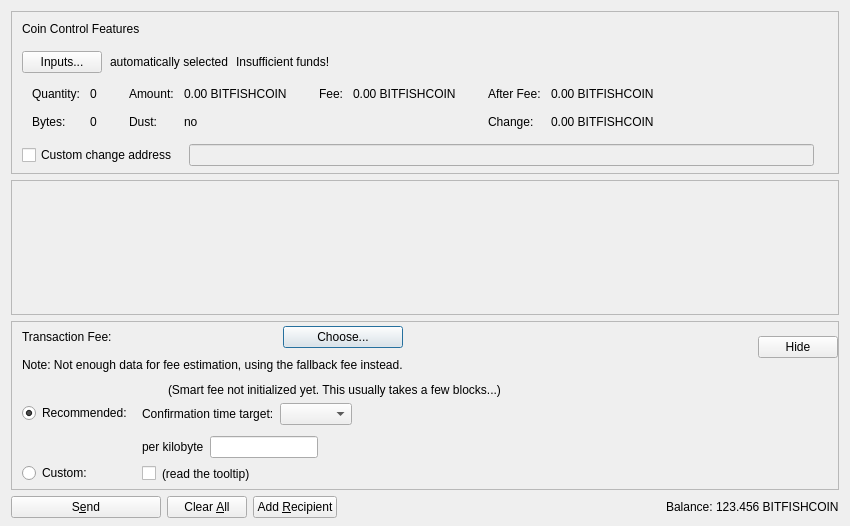
<?xml version="1.0" encoding="UTF-8"?>
<ui version="4.0">
 <class>SendCoinsDialog</class>
 <widget class="QDialog" name="SendCoinsDialog">
  <property name="geometry">
   <rect>
    <x>0</x>
    <y>0</y>
    <width>850</width>
    <height>526</height>
   </rect>
  </property>
  <property name="windowTitle">
   <string>Send Coins</string>
  </property>
  <layout class="QVBoxLayout" name="verticalLayout" stretch="0,1,0,0">
   <property name="bottomMargin">
    <number>8</number>
   </property>
   <item>
    <widget class="QFrame" name="frameCoinControl">
     <property name="sizePolicy">
      <sizepolicy hsizetype="Expanding" vsizetype="Expanding">
       <horstretch>0</horstretch>
       <verstretch>0</verstretch>
      </sizepolicy>
     </property>
     <property name="maximumSize">
      <size>
       <width>16777215</width>
       <height>16777215</height>
      </size>
     </property>
     <property name="frameShape">
      <enum>QFrame::StyledPanel</enum>
     </property>
     <property name="frameShadow">
      <enum>QFrame::Sunken</enum>
     </property>
     <layout class="QVBoxLayout" name="verticalLayoutCoinControl2">
      <property name="spacing">
       <number>0</number>
      </property>
      <property name="leftMargin">
       <number>0</number>
      </property>
      <property name="topMargin">
       <number>0</number>
      </property>
      <property name="rightMargin">
       <number>0</number>
      </property>
      <property name="bottomMargin">
       <number>6</number>
      </property>
      <item>
       <layout class="QVBoxLayout" name="verticalLayoutCoinControl" stretch="0,0,0,0,1">
        <property name="spacing">
         <number>0</number>
        </property>
        <property name="leftMargin">
         <number>10</number>
        </property>
        <property name="topMargin">
         <number>10</number>
        </property>
        <item>
         <layout class="QHBoxLayout" name="horizontalLayoutCoinControl1">
          <property name="bottomMargin">
           <number>15</number>
          </property>
          <item>
           <widget class="QLabel" name="labelCoinControlFeatures">
            <property name="sizePolicy">
             <sizepolicy hsizetype="Preferred" vsizetype="Maximum">
              <horstretch>0</horstretch>
              <verstretch>0</verstretch>
             </sizepolicy>
            </property>
            <property name="text">
             <string>Coin Control Features</string>
            </property>
           </widget>
          </item>
         </layout>
        </item>
        <item>
         <layout class="QHBoxLayout" name="horizontalLayoutCoinControl2" stretch="0,0,0,0">
          <property name="spacing">
           <number>8</number>
          </property>
          <property name="bottomMargin">
           <number>10</number>
          </property>
          <item>
           <widget class="QPushButton" name="pushButtonCoinControl">
            <property name="styleSheet">
             <string notr="true"/>
            </property>
            <property name="text">
             <string>Inputs...</string>
            </property>
            <property name="autoDefault">
             <bool>false</bool>
            </property>
           </widget>
          </item>
          <item>
           <widget class="QLabel" name="labelCoinControlAutomaticallySelected">
            <property name="text">
             <string>automatically selected</string>
            </property>
            <property name="margin">
             <number>5</number>
            </property>
           </widget>
          </item>
          <item>
           <widget class="QLabel" name="labelCoinControlInsuffFunds">
            <property name="text">
             <string>Insufficient funds!</string>
            </property>
            <property name="margin">
             <number>5</number>
            </property>
           </widget>
          </item>
          <item>
           <spacer name="horizontalSpacerCoinControl">
            <property name="orientation">
             <enum>Qt::Horizontal</enum>
            </property>
            <property name="sizeHint" stdset="0">
             <size>
              <width>40</width>
              <height>1</height>
             </size>
            </property>
           </spacer>
          </item>
         </layout>
        </item>
        <item>
         <widget class="QWidget" name="widgetCoinControl" native="true">
          <property name="sizePolicy">
           <sizepolicy hsizetype="Preferred" vsizetype="Preferred">
            <horstretch>0</horstretch>
            <verstretch>0</verstretch>
           </sizepolicy>
          </property>
          <property name="minimumSize">
           <size>
            <width>0</width>
            <height>0</height>
           </size>
          </property>
          <property name="styleSheet">
           <string notr="true"/>
          </property>
          <layout class="QHBoxLayout" name="horizontalLayoutCoinControl5">
           <property name="leftMargin">
            <number>0</number>
           </property>
           <property name="topMargin">
            <number>0</number>
           </property>
           <property name="rightMargin">
            <number>0</number>
           </property>
           <property name="bottomMargin">
            <number>0</number>
           </property>
           <item>
            <layout class="QHBoxLayout" name="horizontalLayoutCoinControl3" stretch="0,0,0,1">
             <property name="spacing">
              <number>20</number>
             </property>
             <property name="topMargin">
              <number>0</number>
             </property>
             <property name="bottomMargin">
              <number>10</number>
             </property>
             <item>
              <layout class="QFormLayout" name="formLayoutCoinControl1">
               <property name="horizontalSpacing">
                <number>10</number>
               </property>
               <property name="verticalSpacing">
                <number>14</number>
               </property>
               <property name="leftMargin">
                <number>10</number>
               </property>
               <property name="topMargin">
                <number>4</number>
               </property>
               <property name="rightMargin">
                <number>6</number>
               </property>
               <item row="0" column="0">
                <widget class="QLabel" name="labelCoinControlQuantityText">
                 <property name="text">
                  <string>Quantity:</string>
                 </property>
                 <property name="margin">
                  <number>0</number>
                 </property>
                </widget>
               </item>
               <item row="0" column="1">
                <widget class="QLabel" name="labelCoinControlQuantity">
                 <property name="cursor">
                  <cursorShape>IBeamCursor</cursorShape>
                 </property>
                 <property name="contextMenuPolicy">
                  <enum>Qt::ActionsContextMenu</enum>
                 </property>
                 <property name="text">
                  <string notr="true">0</string>
                 </property>
                 <property name="margin">
                  <number>0</number>
                 </property>
                 <property name="textInteractionFlags">
                  <set>Qt::LinksAccessibleByMouse|Qt::TextSelectableByKeyboard|Qt::TextSelectableByMouse</set>
                 </property>
                </widget>
               </item>
               <item row="1" column="0">
                <widget class="QLabel" name="labelCoinControlBytesText">
                 <property name="text">
                  <string>Bytes:</string>
                 </property>
                </widget>
               </item>
               <item row="1" column="1">
                <widget class="QLabel" name="labelCoinControlBytes">
                 <property name="cursor">
                  <cursorShape>IBeamCursor</cursorShape>
                 </property>
                 <property name="contextMenuPolicy">
                  <enum>Qt::ActionsContextMenu</enum>
                 </property>
                 <property name="text">
                  <string notr="true">0</string>
                 </property>
                 <property name="textInteractionFlags">
                  <set>Qt::LinksAccessibleByMouse|Qt::TextSelectableByKeyboard|Qt::TextSelectableByMouse</set>
                 </property>
                </widget>
               </item>
              </layout>
             </item>
             <item>
              <layout class="QFormLayout" name="formLayoutCoinControl2">
               <property name="horizontalSpacing">
                <number>10</number>
               </property>
               <property name="verticalSpacing">
                <number>14</number>
               </property>
               <property name="leftMargin">
                <number>6</number>
               </property>
               <property name="topMargin">
                <number>4</number>
               </property>
               <property name="rightMargin">
                <number>6</number>
               </property>
               <item row="0" column="0">
                <widget class="QLabel" name="labelCoinControlAmountText">
                 <property name="text">
                  <string>Amount:</string>
                 </property>
                 <property name="margin">
                  <number>0</number>
                 </property>
                </widget>
               </item>
               <item row="0" column="1">
                <widget class="QLabel" name="labelCoinControlAmount">
                 <property name="cursor">
                  <cursorShape>IBeamCursor</cursorShape>
                 </property>
                 <property name="contextMenuPolicy">
                  <enum>Qt::ActionsContextMenu</enum>
                 </property>
                 <property name="text">
                  <string notr="true">0.00 BITFISHCOIN</string>
                 </property>
                 <property name="textInteractionFlags">
                  <set>Qt::LinksAccessibleByMouse|Qt::TextSelectableByKeyboard|Qt::TextSelectableByMouse</set>
                 </property>
                </widget>
               </item>
               <item row="1" column="0">
                <widget class="QLabel" name="labelCoinControlLowOutputText">
                 <property name="text">
                  <string>Dust:</string>
                 </property>
                </widget>
               </item>
               <item row="1" column="1">
                <widget class="QLabel" name="labelCoinControlLowOutput">
                 <property name="cursor">
                  <cursorShape>IBeamCursor</cursorShape>
                 </property>
                 <property name="contextMenuPolicy">
                  <enum>Qt::ActionsContextMenu</enum>
                 </property>
                 <property name="text">
                  <string notr="true">no</string>
                 </property>
                 <property name="textInteractionFlags">
                  <set>Qt::LinksAccessibleByMouse|Qt::TextSelectableByKeyboard|Qt::TextSelectableByMouse</set>
                 </property>
                </widget>
               </item>
              </layout>
             </item>
             <item>
              <layout class="QFormLayout" name="formLayoutCoinControl3">
               <property name="horizontalSpacing">
                <number>10</number>
               </property>
               <property name="verticalSpacing">
                <number>14</number>
               </property>
               <property name="leftMargin">
                <number>6</number>
               </property>
               <property name="topMargin">
                <number>4</number>
               </property>
               <property name="rightMargin">
                <number>6</number>
               </property>
               <item row="0" column="0">
                <widget class="QLabel" name="labelCoinControlFeeText">
                 <property name="text">
                  <string>Fee:</string>
                 </property>
                 <property name="margin">
                  <number>0</number>
                 </property>
                </widget>
               </item>
               <item row="0" column="1">
                <widget class="QLabel" name="labelCoinControlFee">
                 <property name="cursor">
                  <cursorShape>IBeamCursor</cursorShape>
                 </property>
                 <property name="contextMenuPolicy">
                  <enum>Qt::ActionsContextMenu</enum>
                 </property>
                 <property name="text">
                  <string notr="true">0.00 BITFISHCOIN</string>
                 </property>
                 <property name="textInteractionFlags">
                  <set>Qt::LinksAccessibleByMouse|Qt::TextSelectableByKeyboard|Qt::TextSelectableByMouse</set>
                 </property>
                </widget>
               </item>
              </layout>
             </item>
             <item>
              <layout class="QFormLayout" name="formLayoutCoinControl4">
               <property name="horizontalSpacing">
                <number>10</number>
               </property>
               <property name="verticalSpacing">
                <number>14</number>
               </property>
               <property name="leftMargin">
                <number>6</number>
               </property>
               <property name="topMargin">
                <number>4</number>
               </property>
               <property name="rightMargin">
                <number>6</number>
               </property>
               <item row="0" column="0">
                <widget class="QLabel" name="labelCoinControlAfterFeeText">
                 <property name="text">
                  <string>After Fee:</string>
                 </property>
                 <property name="margin">
                  <number>0</number>
                 </property>
                </widget>
               </item>
               <item row="0" column="1">
                <widget class="QLabel" name="labelCoinControlAfterFee">
                 <property name="cursor">
                  <cursorShape>IBeamCursor</cursorShape>
                 </property>
                 <property name="contextMenuPolicy">
                  <enum>Qt::ActionsContextMenu</enum>
                 </property>
                 <property name="text">
                  <string notr="true">0.00 BITFISHCOIN</string>
                 </property>
                 <property name="textInteractionFlags">
                  <set>Qt::LinksAccessibleByMouse|Qt::TextSelectableByKeyboard|Qt::TextSelectableByMouse</set>
                 </property>
                </widget>
               </item>
               <item row="1" column="0">
                <widget class="QLabel" name="labelCoinControlChangeText">
                 <property name="text">
                  <string>Change:</string>
                 </property>
                </widget>
               </item>
               <item row="1" column="1">
                <widget class="QLabel" name="labelCoinControlChange">
                 <property name="cursor">
                  <cursorShape>IBeamCursor</cursorShape>
                 </property>
                 <property name="contextMenuPolicy">
                  <enum>Qt::ActionsContextMenu</enum>
                 </property>
                 <property name="text">
                  <string notr="true">0.00 BITFISHCOIN</string>
                 </property>
                 <property name="textInteractionFlags">
                  <set>Qt::LinksAccessibleByMouse|Qt::TextSelectableByKeyboard|Qt::TextSelectableByMouse</set>
                 </property>
                </widget>
               </item>
              </layout>
             </item>
            </layout>
           </item>
          </layout>
         </widget>
        </item>
        <item>
         <layout class="QHBoxLayout" name="horizontalLayoutCoinControl4" stretch="0,0,0">
          <property name="spacing">
           <number>12</number>
          </property>
          <property name="sizeConstraint">
           <enum>QLayout::SetDefaultConstraint</enum>
          </property>
          <property name="topMargin">
           <number>5</number>
          </property>
          <property name="rightMargin">
           <number>5</number>
          </property>
          <item>
           <widget class="QCheckBox" name="checkBoxCoinControlChange">
            <property name="toolTip">
             <string>If this is activated, but the change address is empty or invalid, change will be sent to a newly generated address.</string>
            </property>
            <property name="text">
             <string>Custom change address</string>
            </property>
           </widget>
          </item>
          <item>
           <widget class="QValidatedLineEdit" name="lineEditCoinControlChange">
            <property name="enabled">
             <bool>false</bool>
            </property>
            <property name="sizePolicy">
             <sizepolicy hsizetype="Expanding" vsizetype="Fixed">
              <horstretch>0</horstretch>
              <verstretch>0</verstretch>
             </sizepolicy>
            </property>
           </widget>
          </item>
          <item>
           <widget class="QLabel" name="labelCoinControlChangeLabel">
            <property name="sizePolicy">
             <sizepolicy hsizetype="Preferred" vsizetype="Expanding">
              <horstretch>0</horstretch>
              <verstretch>0</verstretch>
             </sizepolicy>
            </property>
            <property name="minimumSize">
             <size>
              <width>0</width>
              <height>0</height>
             </size>
            </property>
            <property name="text">
             <string/>
            </property>
            <property name="margin">
             <number>3</number>
            </property>
           </widget>
          </item>
         </layout>
        </item>
        <item>
         <spacer name="verticalSpacerCoinControl">
          <property name="orientation">
           <enum>Qt::Vertical</enum>
          </property>
          <property name="sizeHint" stdset="0">
           <size>
            <width>800</width>
            <height>1</height>
           </size>
          </property>
         </spacer>
        </item>
       </layout>
      </item>
     </layout>
    </widget>
   </item>
   <item>
    <widget class="QScrollArea" name="scrollArea">
     <property name="widgetResizable">
      <bool>true</bool>
     </property>
     <widget class="QWidget" name="scrollAreaWidgetContents">
      <property name="geometry">
       <rect>
        <x>0</x>
        <y>0</y>
        <width>830</width>
        <height>104</height>
       </rect>
      </property>
      <layout class="QVBoxLayout" name="verticalLayout_2" stretch="0,1">
       <property name="leftMargin">
        <number>0</number>
       </property>
       <property name="topMargin">
        <number>0</number>
       </property>
       <property name="rightMargin">
        <number>0</number>
       </property>
       <property name="bottomMargin">
        <number>0</number>
       </property>
       <item>
        <layout class="QVBoxLayout" name="entries">
         <property name="spacing">
          <number>6</number>
         </property>
        </layout>
       </item>
       <item>
        <spacer name="verticalSpacer">
         <property name="orientation">
          <enum>Qt::Vertical</enum>
         </property>
         <property name="sizeHint" stdset="0">
          <size>
           <width>20</width>
           <height>40</height>
          </size>
         </property>
        </spacer>
       </item>
      </layout>
     </widget>
    </widget>
   </item>
   <item>
    <widget class="QFrame" name="frameFee">
     <property name="sizePolicy">
      <sizepolicy hsizetype="Expanding" vsizetype="Expanding">
       <horstretch>0</horstretch>
       <verstretch>0</verstretch>
      </sizepolicy>
     </property>
     <property name="maximumSize">
      <size>
       <width>16777215</width>
       <height>16777215</height>
      </size>
     </property>
     <property name="frameShape">
      <enum>QFrame::StyledPanel</enum>
     </property>
     <property name="frameShadow">
      <enum>QFrame::Sunken</enum>
     </property>
     <layout class="QVBoxLayout" name="verticalLayoutFee1">
      <property name="spacing">
       <number>0</number>
      </property>
      <property name="leftMargin">
       <number>0</number>
      </property>
      <property name="topMargin">
       <number>0</number>
      </property>
      <property name="rightMargin">
       <number>0</number>
      </property>
      <property name="bottomMargin">
       <number>0</number>
      </property>
      <item>
       <layout class="QVBoxLayout" name="verticalLayoutFee2" stretch="0,0,0">
        <property name="spacing">
         <number>0</number>
        </property>
        <property name="leftMargin">
         <number>10</number>
        </property>
        <property name="topMargin">
         <number>0</number>
        </property>
        <item>
         <layout class="QHBoxLayout" name="horizontalLayoutFee1">
          <property name="bottomMargin">
           <number>0</number>
          </property>
          <item>
           <layout class="QVBoxLayout" name="verticalLayoutFee7">
            <property name="spacing">
             <number>0</number>
            </property>
            <item>
             <spacer name="verticalSpacerSmartFee">
              <property name="orientation">
               <enum>Qt::Vertical</enum>
              </property>
              <property name="sizeType">
               <enum>QSizePolicy::Fixed</enum>
              </property>
              <property name="sizeHint" stdset="0">
               <size>
                <width>1</width>
                <height>4</height>
               </size>
              </property>
             </spacer>
            </item>
            <item>
             <layout class="QHBoxLayout" name="horizontalLayoutSmartFee">
              <property name="spacing">
               <number>10</number>
              </property>
              <item>
               <widget class="QLabel" name="labelFeeHeadline">
                <property name="sizePolicy">
                 <sizepolicy hsizetype="Preferred" vsizetype="Maximum">
                  <horstretch>0</horstretch>
                  <verstretch>0</verstretch>
                 </sizepolicy>
                </property>
                <property name="text">
                 <string>Transaction Fee:</string>
                </property>
               </widget>
              </item>
              <item>
               <widget class="QLabel" name="labelFeeMinimized">
                <property name="text">
                 <string/>
                </property>
               </widget>
              </item>
              <item>
               <widget class="QPushButton" name="buttonChooseFee">
                <property name="text">
                 <string>Choose...</string>
                </property>
               </widget>
              </item>
             </layout>
            </item>
            <item>
             <spacer name="verticalSpacer_7">
              <property name="orientation">
               <enum>Qt::Vertical</enum>
              </property>
              <property name="sizeHint" stdset="0">
               <size>
                <width>1</width>
                <height>10</height>
               </size>
              </property>
             </spacer>
            </item>
            <item>
             <widget class="QLabel" name="fallbackFeeWarningLabel">
              <property name="toolTip">
               <string>Using the fallbackfee can result in sending a transaction that will take several hours or days (or never) to confirm. Consider choosing your fee manually or wait until you have validated the complete chain.</string>
              </property>
              <property name="text">
               <string>Note: Not enough data for fee estimation, using the fallback fee instead.</string>
              </property>
              <property name="wordWrap">
               <bool>false</bool>
              </property>
             </widget>
            </item>
            <item>
             <spacer name="verticalSpacer_5">
              <property name="orientation">
               <enum>Qt::Vertical</enum>
              </property>
              <property name="sizeHint" stdset="0">
               <size>
                <width>1</width>
                <height>1</height>
               </size>
              </property>
             </spacer>
            </item>
           </layout>
          </item>
          <item>
           <spacer name="horizontalSpacer_4">
            <property name="orientation">
             <enum>Qt::Horizontal</enum>
            </property>
            <property name="sizeHint" stdset="0">
             <size>
              <width>1</width>
              <height>1</height>
             </size>
            </property>
           </spacer>
          </item>
          <item>
           <widget class="QPushButton" name="buttonMinimizeFee">
            <property name="toolTip">
             <string>collapse fee-settings</string>
            </property>
            <property name="text">
             <string>Hide</string>
            </property>
           </widget>
          </item>
         </layout>
        </item>
        <item>
         <widget class="QFrame" name="frameFeeSelection">
          <layout class="QVBoxLayout" name="verticalLayoutFee12">
           <property name="spacing">
            <number>0</number>
           </property>
           <property name="leftMargin">
            <number>0</number>
           </property>
           <property name="topMargin">
            <number>0</number>
           </property>
           <property name="rightMargin">
            <number>0</number>
           </property>
           <property name="bottomMargin">
            <number>0</number>
           </property>
           <item>
            <layout class="QGridLayout" name="gridLayoutFee">
             <property name="topMargin">
              <number>10</number>
             </property>
             <property name="bottomMargin">
              <number>4</number>
             </property>
             <property name="horizontalSpacing">
              <number>10</number>
             </property>
             <property name="verticalSpacing">
              <number>4</number>
             </property>
             <item row="1" column="1">
              <layout class="QVBoxLayout" name="verticalLayoutFee8">
               <property name="spacing">
                <number>6</number>
               </property>
               <property name="topMargin">
                <number>3</number>
               </property>
               <item>
                <layout class="QHBoxLayout" name="horizontalLayoutFee13" stretch="0,0,1">
                 <item>
                  <widget class="QLabel" name="labelCustomPerKilobyte">
                   <property name="toolTip">
                    <string>If the custom fee is set to 1000 ruffs and the transaction is only 250 bytes, then &quot;per kilobyte&quot; only pays 250 ruffs in fee,&lt;br /&gt;while &quot;at least&quot; pays 1000 ruffs. For transactions bigger than a kilobyte both pay by kilobyte.</string>
                   </property>
                   <property name="text">
                    <string>per kilobyte</string>
                   </property>
                  </widget>
                 </item>
                 <item>
                  <widget class="BitcoinAmountField" name="customFee"/>
                 </item>
                 <item>
                  <spacer name="horizontalSpacer_6">
                   <property name="orientation">
                    <enum>Qt::Horizontal</enum>
                   </property>
                   <property name="sizeHint" stdset="0">
                    <size>
                     <width>1</width>
                     <height>1</height>
                    </size>
                   </property>
                  </spacer>
                 </item>
                </layout>
               </item>
               <item>
                <layout class="QHBoxLayout" name="horizontalLayoutFee8">
                 <item>
                  <widget class="QCheckBox" name="checkBoxMinimumFee">
                   <property name="toolTip">
                    <string>Paying only the minimum fee is just fine as long as there is less transaction volume than space in the blocks.&lt;br /&gt;But be aware that this can end up in a never confirming transaction once there is more demand for bitfishcoin transactions than the network can process.</string>
                   </property>
                   <property name="text">
                    <string/>
                   </property>
                  </widget>
                 </item>
                 <item>
                  <widget class="QLabel" name="labelMinFeeWarning">
                   <property name="enabled">
                    <bool>true</bool>
                   </property>
                   <property name="toolTip">
                    <string>Paying only the minimum fee is just fine as long as there is less transaction volume than space in the blocks.&lt;br /&gt;But be aware that this can end up in a never confirming transaction once there is more demand for bitfishcoin transactions than the network can process.</string>
                   </property>
                   <property name="text">
                    <string>(read the tooltip)</string>
                   </property>
                   <property name="margin">
                    <number>5</number>
                   </property>
                  </widget>
                 </item>
                 <item>
                  <spacer name="horizontalSpacer_2">
                   <property name="orientation">
                    <enum>Qt::Horizontal</enum>
                   </property>
                   <property name="sizeHint" stdset="0">
                    <size>
                     <width>1</width>
                     <height>1</height>
                    </size>
                   </property>
                  </spacer>
                 </item>
                </layout>
               </item>
              </layout>
             </item>
             <item row="0" column="0">
              <layout class="QVBoxLayout" name="verticalLayoutFee4" stretch="0,1">
               <property name="topMargin">
                <number>20</number>
               </property>
               <property name="bottomMargin">
                <number>3</number>
               </property>
               <item>
                <widget class="QRadioButton" name="radioSmartFee">
                 <property name="text">
                  <string>Recommended:</string>
                 </property>
                 <property name="checked">
                  <bool>true</bool>
                 </property>
                 <attribute name="buttonGroup">
                  <string notr="true">groupFee</string>
                 </attribute>
                </widget>
               </item>
               <item>
                <spacer name="verticalSpacer_2">
                 <property name="orientation">
                  <enum>Qt::Vertical</enum>
                 </property>
                 <property name="sizeHint" stdset="0">
                  <size>
                   <width>1</width>
                   <height>1</height>
                  </size>
                 </property>
                </spacer>
               </item>
              </layout>
             </item>
             <item row="1" column="0">
              <layout class="QVBoxLayout" name="verticalLayoutFee9" stretch="0,1">
               <property name="topMargin">
                <number>30</number>
               </property>
               <item>
                <widget class="QRadioButton" name="radioCustomFee">
                 <property name="text">
                  <string>Custom:</string>
                 </property>
                 <attribute name="buttonGroup">
                  <string notr="true">groupFee</string>
                 </attribute>
                </widget>
               </item>
               <item>
                <spacer name="verticalSpacer_6">
                 <property name="orientation">
                  <enum>Qt::Vertical</enum>
                 </property>
                 <property name="sizeHint" stdset="0">
                  <size>
                   <width>1</width>
                   <height>1</height>
                  </size>
                 </property>
                </spacer>
               </item>
              </layout>
             </item>
             <item row="0" column="1">
              <layout class="QVBoxLayout" name="verticalLayoutFee3" stretch="0,0,1">
               <property name="spacing">
                <number>6</number>
               </property>
               <property name="topMargin">
                <number>0</number>
               </property>
               <property name="bottomMargin">
                <number>3</number>
               </property>
               <item>
                <layout class="QHBoxLayout" name="horizontalLayoutFee12">
                 <item>
                  <widget class="QLabel" name="labelSmartFee">
                   <property name="text">
                    <string/>
                   </property>
                   <property name="margin">
                    <number>2</number>
                   </property>
                  </widget>
                 </item>
                 <item>
                  <widget class="QLabel" name="labelFeeEstimation">
                   <property name="text">
                    <string/>
                   </property>
                  </widget>
                 </item>
                 <item>
                  <widget class="QLabel" name="labelSmartFee2">
                   <property name="text">
                    <string>(Smart fee not initialized yet. This usually takes a few blocks...)</string>
                   </property>
                   <property name="margin">
                    <number>2</number>
                   </property>
                  </widget>
                 </item>
                 <item>
                  <spacer name="horizontalSpacer_5">
                   <property name="orientation">
                    <enum>Qt::Horizontal</enum>
                   </property>
                   <property name="sizeHint" stdset="0">
                    <size>
                     <width>1</width>
                     <height>1</height>
                    </size>
                   </property>
                  </spacer>
                 </item>
                </layout>
               </item>
               <item>
                <layout class="QHBoxLayout" name="horizontalLayoutFee9">
                 <item>
                  <layout class="QVBoxLayout" name="verticalLayoutFee6">
                   <item>
                    <widget class="QLabel" name="labelSmartFee3">
                     <property name="text">
                      <string>Confirmation time target:</string>
                     </property>
                     <property name="margin">
                      <number>2</number>
                     </property>
                    </widget>
                   </item>
                  </layout>
                 </item>
                 <item>
                  <layout class="QVBoxLayout" name="verticalLayoutFee5">
                   <property name="rightMargin">
                    <number>30</number>
                   </property>
                   <item>
                    <layout class="QHBoxLayout" name="horizontalLayoutConfTarget">
                     <property name="bottomMargin">
                      <number>0</number>
                     </property>
                     <item>
                      <widget class="QComboBox" name="confTargetSelector"/>
                     </item>
                     <item>
                      <spacer name="horizontalSpacerConfTarget">
                       <property name="orientation">
                        <enum>Qt::Horizontal</enum>
                       </property>
                       <property name="sizeHint" stdset="0">
                        <size>
                         <width>40</width>
                         <height>20</height>
                        </size>
                       </property>
                      </spacer>
                     </item>
                    </layout>
                   </item>
                  </layout>
                 </item>
                </layout>
               </item>
               <item>
                <spacer name="verticalSpacer_4">
                 <property name="orientation">
                  <enum>Qt::Vertical</enum>
                 </property>
                 <property name="sizeHint" stdset="0">
                  <size>
                   <width>1</width>
                   <height>1</height>
                  </size>
                 </property>
                </spacer>
               </item>
              </layout>
             </item>
            </layout>
           </item>
          </layout>
         </widget>
        </item>
        <item>
         <spacer name="verticalSpacerFee">
          <property name="orientation">
           <enum>Qt::Vertical</enum>
          </property>
          <property name="sizeHint" stdset="0">
           <size>
            <width>800</width>
            <height>1</height>
           </size>
          </property>
         </spacer>
        </item>
       </layout>
      </item>
     </layout>
    </widget>
   </item>
   <item>
    <layout class="QHBoxLayout" name="horizontalLayout">
     <item>
      <widget class="QPushButton" name="sendButton">
       <property name="minimumSize">
        <size>
         <width>150</width>
         <height>0</height>
        </size>
       </property>
       <property name="toolTip">
        <string>Confirm the send action</string>
       </property>
       <property name="text">
        <string>S&amp;end</string>
       </property>
       <property name="autoDefault">
        <bool>false</bool>
       </property>
       <property name="default">
        <bool>false</bool>
       </property>
      </widget>
     </item>
     <item>
      <widget class="QPushButton" name="clearButton">
       <property name="sizePolicy">
        <sizepolicy hsizetype="Minimum" vsizetype="Fixed">
         <horstretch>0</horstretch>
         <verstretch>0</verstretch>
        </sizepolicy>
       </property>
       <property name="toolTip">
        <string>Clear all fields of the form.</string>
       </property>
       <property name="text">
        <string>Clear &amp;All</string>
       </property>
       <property name="autoDefault">
        <bool>false</bool>
       </property>
      </widget>
     </item>
     <item>
      <widget class="QPushButton" name="addButton">
       <property name="toolTip">
        <string>Send to multiple recipients at once</string>
       </property>
       <property name="text">
        <string>Add &amp;Recipient</string>
       </property>
       <property name="autoDefault">
        <bool>false</bool>
       </property>
      </widget>
     </item>
     <item>
      <spacer name="horizontalSpacer">
       <property name="orientation">
        <enum>Qt::Horizontal</enum>
       </property>
       <property name="sizeHint" stdset="0">
        <size>
         <width>40</width>
         <height>20</height>
        </size>
       </property>
      </spacer>
     </item>
     <item>
      <layout class="QHBoxLayout" name="horizontalLayout_2">
       <property name="spacing">
        <number>3</number>
       </property>
       <item>
        <widget class="QLabel" name="labelBalanceText">
         <property name="text">
          <string>Balance:</string>
         </property>
        </widget>
       </item>
       <item>
        <widget class="QLabel" name="labelBalance">
         <property name="sizePolicy">
          <sizepolicy hsizetype="Preferred" vsizetype="Preferred">
           <horstretch>0</horstretch>
           <verstretch>0</verstretch>
          </sizepolicy>
         </property>
         <property name="cursor">
          <cursorShape>IBeamCursor</cursorShape>
         </property>
         <property name="text">
          <string notr="true">123.456 BITFISHCOIN</string>
         </property>
         <property name="textInteractionFlags">
          <set>Qt::LinksAccessibleByMouse|Qt::TextSelectableByKeyboard|Qt::TextSelectableByMouse</set>
         </property>
        </widget>
       </item>
      </layout>
     </item>
    </layout>
   </item>
  </layout>
 </widget>
 <customwidgets>
  <customwidget>
   <class>QValidatedLineEdit</class>
   <extends>QLineEdit</extends>
   <header>qt/qvalidatedlineedit.h</header>
  </customwidget>
  <customwidget>
   <class>BitcoinAmountField</class>
   <extends>QLineEdit</extends>
   <header>qt/bitcoinamountfield.h</header>
   <container>1</container>
  </customwidget>
 </customwidgets>
 <resources>
  <include location="../bitfishcoin.qrc"/>
 </resources>
 <connections/>
 <buttongroups>
  <buttongroup name="groupFee"/>
 </buttongroups>
</ui>
